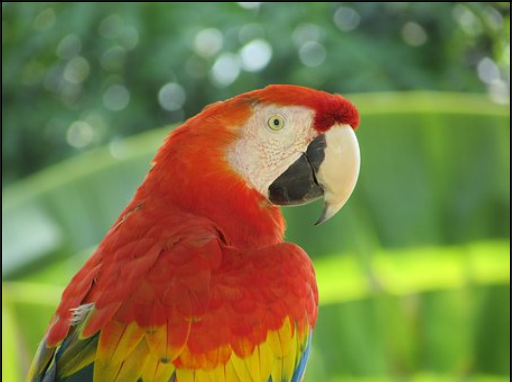
#> input picture AI_Lab/1_Image_processing/parrot.png, 512 x 382 px
$ jupyter execute --allow-errors 3_basic_imageManipulation_pillow.ipynb
#> lines starting #> are read from the running program, lines starting #| are printed output that depends on the picture; long printed decimals are rounded
# Basic Image manipulation using Pillow (PIL)

[cell 1]
from PIL import Image

[cell 2]
img = Image.open("parrot.png")
#> img is the input picture: PIL image 512x382 RGBA; mean R, G, B, A 123.2, 122, 67, 255
print(img.mode)
#| RGBA
print(img.height,img.width,img.size)
#| 382 512 (512, 382)
print(type(img))
#| <class 'PIL.PngImagePlugin.PngImageFile'>

[cell 3]
#Resize
small_img = img.resize((300,200))
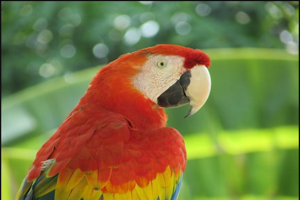
#> small_img: PIL image 300x200 RGBA; mean R, G, B, A 123.1, 122, 66.9, 255
small_img.save("new.png")

[cell 4]
#creating a thumbnail
img.thumbnail((300,200))    #thumbnail method does not return a new image(it just modifies current image)
#> img: PIL image 268x200 RGBA
img.save("new.png")

[cell 5]
#Cropping image
img2 = img.crop((0,0,200,300))    #all other methods create a new image object
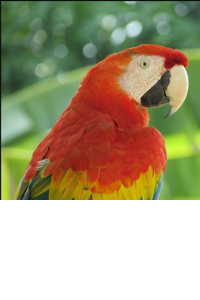
#> img2: PIL image 200x300 RGBA; mean R, G, B, A 86.5, 76.7, 45.9, 170; transparent parts drawn white
img2.save("cropped.png")

[cell 6]
#pasting an image onto another image
imgcopy = img.copy()
imgcopy.thumbnail((200,300))
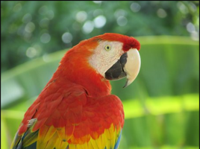
#> imgcopy: PIL image 200x149 RGBA; mean R, G, B, A 123.2, 122, 67, 255
img.paste(imgcopy,(50,50))
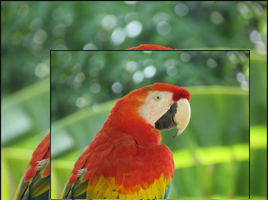
#> img: PIL image 268x200 RGBA; mean R, G, B, A 111.5, 123.9, 72.8, 255
img.save("new2.png")

[cell 7]
#Rotate (with edges getting cropped)
img = Image.open("parrot.png")
imgr = img.rotate(45)
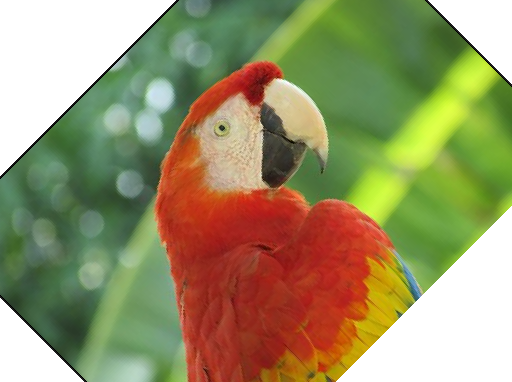
#> imgr: PIL image 512x382 RGBA; mean R, G, B, A 102.8, 98.2, 54.7, 205.1; transparent parts drawn white
imgr.save("rotated.png")

#rotate (with edges not getting cropped)
imgr2 = img.rotate(45, expand=True)
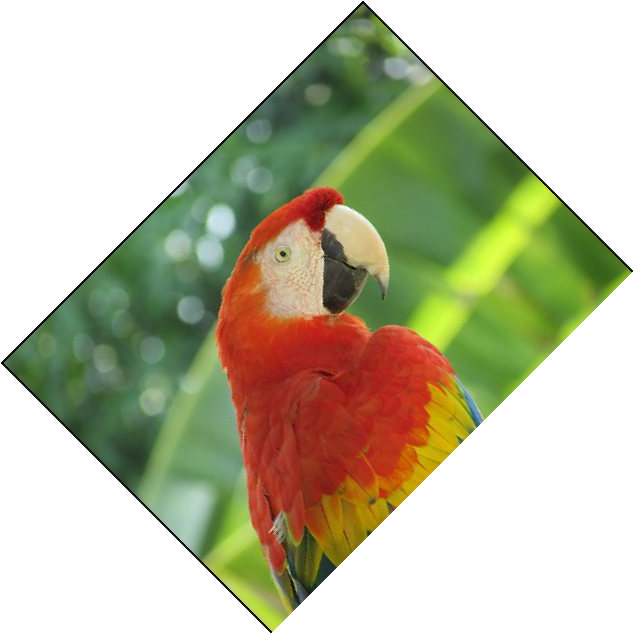
#> imgr2: PIL image 634x634 RGBA; mean R, G, B, A 60.1, 59.5, 32.7, 124.4; transparent parts drawn white
imgr2.save("rotated2.png")

[cell 8]
#convert to grayscale
imggrey = img.convert("L")
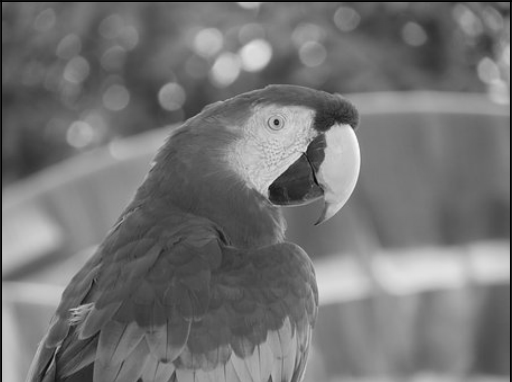
#> imggrey: PIL image 512x382 L; min 0, max 250, mean 116.1
imggrey.save("grey.png")

[cell 9]
#computing basic statistics of an image
import PIL.ImageStat as stat
img = Image.open("parrot.png")
s = stat.Stat(img)
print(s.extrema)
#| [(0, 253), (0, 255), (0, 250), (255, 255)]
print(s.count)
#| [195584, 195584, 195584, 195584]
print(s.mean)
#| [123.165, 122.013, 66.957, 255.0]

[cell 10]
#Plotting the histograms of pixel values for the RGB channels of an image
from matplotlib import pyplot as plt
hist = img.histogram()
#> hist = 1024 values, max 195584 at index 1023, min 0 at index 2, mean 764
plt.bar(range(256), hist[:256], color='red',alpha=0.5)
plt.bar(range(256), hist[256:2*256], color='green',alpha=0.4)
#> (the rest of this cell did not finish here and is left out)

[cell 11]
#Separating the RGB channels of an image
img = Image.open("parrot.png")
ch_r, ch_g, ch_b, alpha = img.split()
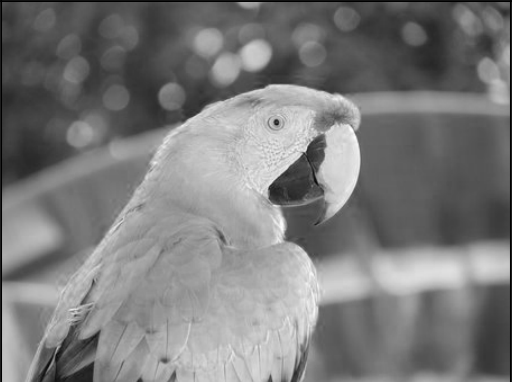
#> ch_r: PIL image 512x382 L; min 0, max 253, mean 123.2
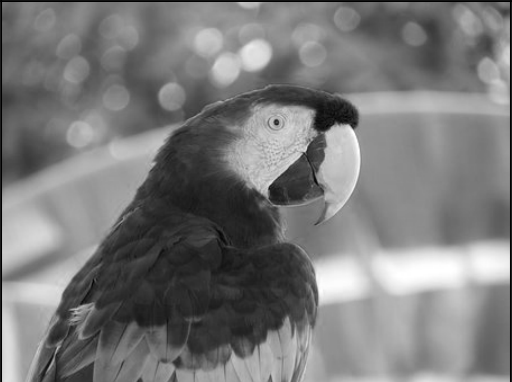
#> ch_g: PIL image 512x382 L; min 0, max 255, mean 122
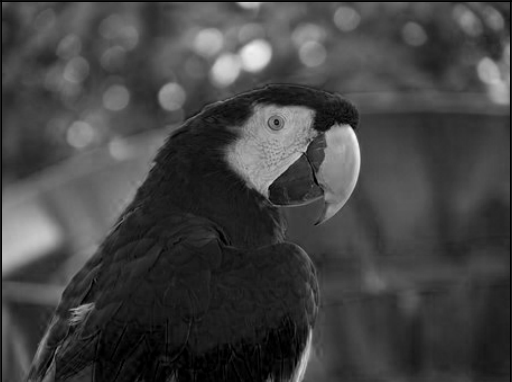
#> ch_b: PIL image 512x382 L; min 0, max 250, mean 67
#> alpha: PIL image 512x382 L; every value is 255
plt.subplot(1,3,1)
plt.imshow(ch_r,cmap=plt.cm.Reds)
plt.subplot(1,3,2)
plt.imshow(ch_g, cmap=plt.cm.Greens)
plt.subplot(1,3,3)
plt.imshow(ch_b, cmap=plt.cm.Blues)

[cell 12]
#Combining multiple channels of an image
image = Image.merge('RGBA',(ch_r,ch_g,ch_b,alpha))
plt.imshow(image)

[cell 13]
image = Image.merge('RGB',(ch_r,ch_g,ch_b))
plt.imshow(image)

$ run again, with AI_Lab/1_Image_processing/house.png copied over AI_Lab/1_Image_processing/parrot.png
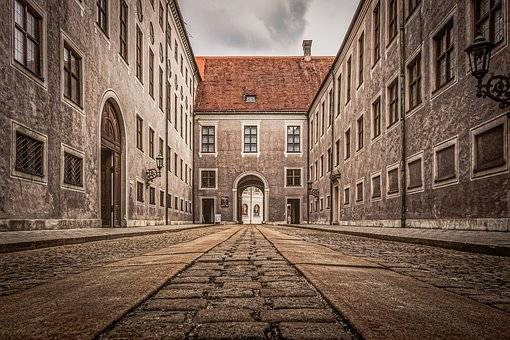
#> input picture AI_Lab/1_Image_processing/house.png, 510 x 340 px
#> img is the input picture: PIL image 510x340 RGBA; mean R, G, B, A 120.7, 97.9, 82.9, 255
#| RGBA
#| 340 510 (510, 340)
#| <class 'PIL.PngImagePlugin.PngImageFile'>
#> img: PIL image 300x200 RGBA
#> `imggrey = img.convert("L")`:
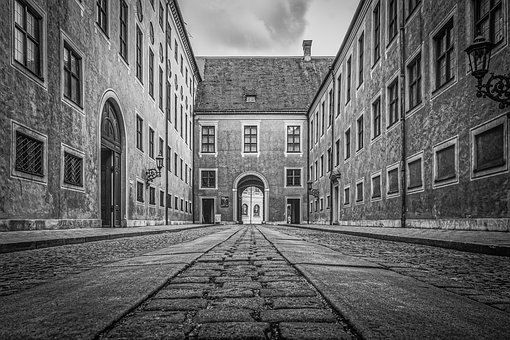
#> imggrey: PIL image 510x340 L; min 0, max 252, mean 103
#| [(0, 255), (0, 253), (0, 247), (255, 255)]
#| [173400, 173400, 173400, 173400]
#| [120.688, 97.891, 82.902, 255.0]
#> hist = 1024 values, max 173400 at index 1023, min 0 at index 510, mean 677.3
#> `ch_r, ch_g, ch_b, alpha = img.split()`:
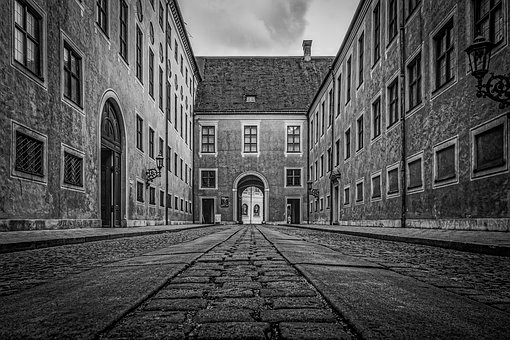
#> ch_b: PIL image 510x340 L; min 0, max 247, mean 82.9
#> alpha: PIL image 510x340 L; every value is 255

$ run again, with AI_Lab/1_Image_processing/new2.png copied over AI_Lab/1_Image_processing/parrot.png
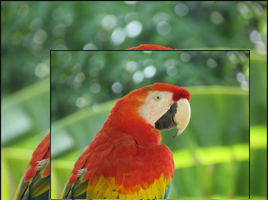
#> input picture AI_Lab/1_Image_processing/new2.png, 268 x 200 px
#> img is the input picture: PIL image 268x200 RGBA; mean R, G, B, A 111.5, 123.9, 72.8, 255
#| RGBA
#| 200 268 (268, 200)
#| <class 'PIL.PngImagePlugin.PngImageFile'>
#| [(4, 244), (4, 255), (0, 242), (255, 255)]
#| [53600, 53600, 53600, 53600]
#| [111.537, 123.888, 72.760, 255.0]
#> hist = 1024 values, max 53600 at index 1023, min 0 at index 0, mean 209.4
#> `ch_r, ch_g, ch_b, alpha = img.split()`:
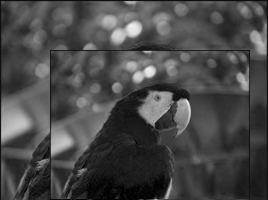
#> ch_b: PIL image 268x200 L; min 0, max 242, mean 72.8
#> alpha: PIL image 268x200 L; every value is 255
